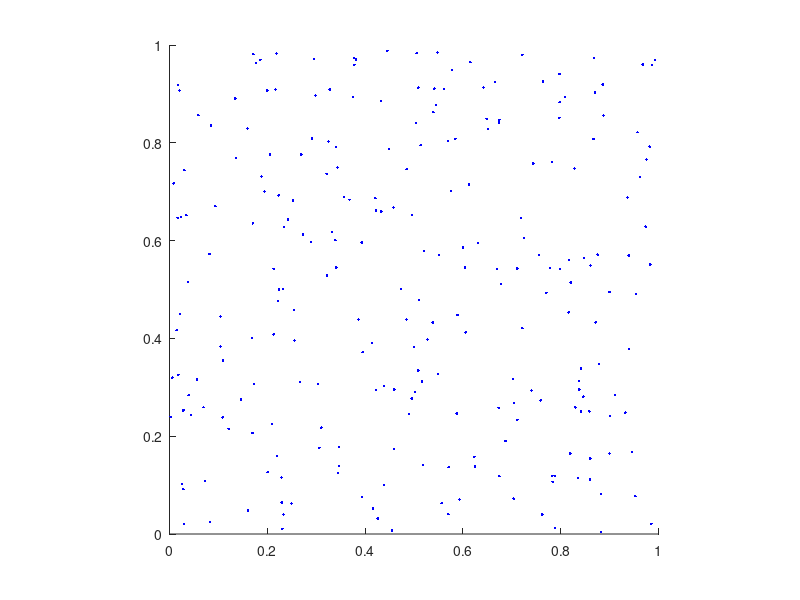

Write the MATLAB code that produced this figure. (Note: this script raises an error after producing the figure.)
% kdtree_k_nearest_neighbors crash when passed with only one argument
clc, clear, close all;
rand('twister',1);
p = rand( 250, 2 );
hold on; xlim( [0 1] ); ylim( [0 1] ); axis equal;
hdata = plot(p(:,1),p(:,2), '.b');
tree = kdtree_build( p );

% range
range = [ [.3 .5]; [.7 .6] ]';
idxs = kdtree_range_query( tree, range );
hrange = plot(p(idxs,1), p(idxs,2), 'or');
line( range(1,[1,2]), range(2,[1,1]) ); % lower 
line( range(1,[1,2]), range(2,[2,2]) ); % upper
line( range(1,[1,1]), range(2,[1,2]) ); % left
line( range(1,[2,2]), range(2,[1,2]) ); % right

% ball
qpoint = [.2;.2]; 
qradii = .2;
idxs = kdtree_ball_query( tree, qpoint, qradii);
circle = zeros( 0,2 );
theta = linspace(0,2*pi,100);
for i=1:100
    [x,y] = pol2cart( theta(i),1 );
    circle(end+1,:) = [x*qradii+qpoint(1),y*qradii+qpoint(2)]; 
end
hball = plot(p(idxs,1), p(idxs,2), '+g');
line( circle(:,1), circle(:,2), 'color', 'g' );

% knn
q = [.8,.2];
plot( q(1), q(2), '.g' );
idxs = kdtree_k_nearest_neighbors(tree, q, 7);
hknn = plot(p(idxs,1), p(idxs,2),'og');
legend('database', 'query', 'query results');
for i=1:numel(idxs)
    text(p(idxs(i),1), p(idxs(i),2),sprintf(' %d',i));
end

legend([hdata, hrange, hball, hknn], 'dataset', 'range query', 'ball query', 'knn query results');

% cleanup
kdtree_delete( tree );